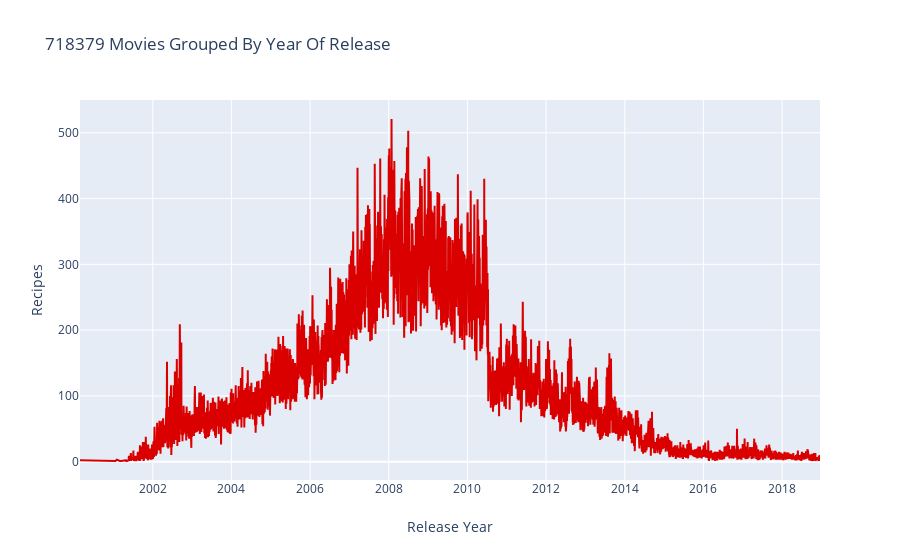

Notebook cell for this chart:
### Code cell
######  When were the recipes rated

# Get data
data = df['date'].value_counts().sort_index()

# Create trace
trace = go.Scatter(x = data.index,
                   y = data.values,
                   marker = dict(color = '#db0000'))
# Create layout
layout = dict(title = '{} Movies Grouped By Year Of Release'.format(df.shape[0]),
              xaxis = dict(title = 'Release Year'),
              yaxis = dict(title = 'Recipes'))

# Create plot
fig = go.Figure(data=[trace], layout=layout)
iplot(fig)

### Figure 1 — Plotly figure (JSON) as saved in the notebook; plotly's stock layout.template omitted (floating-point values rounded to 4 significant figures; data arrays with more than 128 entries replaced by an {"elided": "..."} marker saying what was removed)
{"data": [{"marker": {"color": "#db0000"}, "type": "scatter", "x": {"elided": "6322 str values"}, "y": {"elided": "6322 int values"}}], "layout": {"title": {"text": "718379 Movies Grouped By Year Of Release"}, "xaxis": {"title": {"text": "Release Year"}}, "yaxis": {"title": {"text": "Recipes"}}}}
